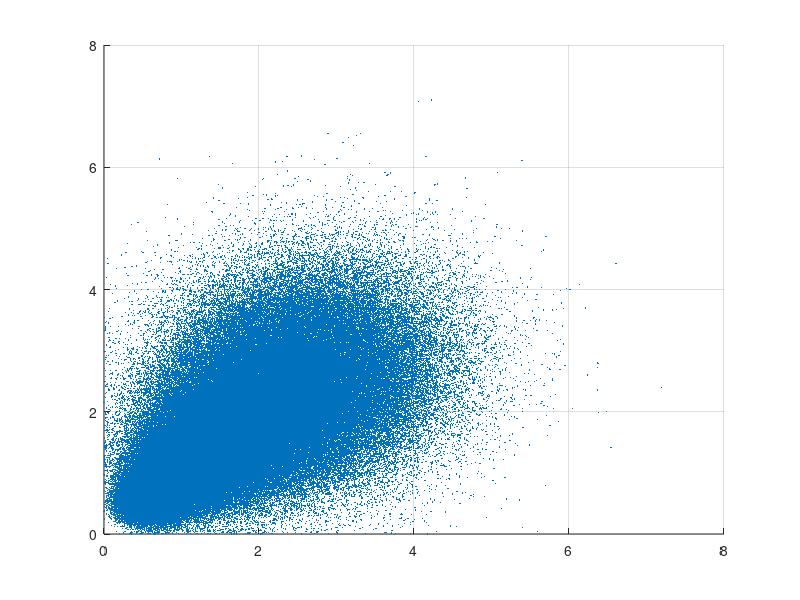
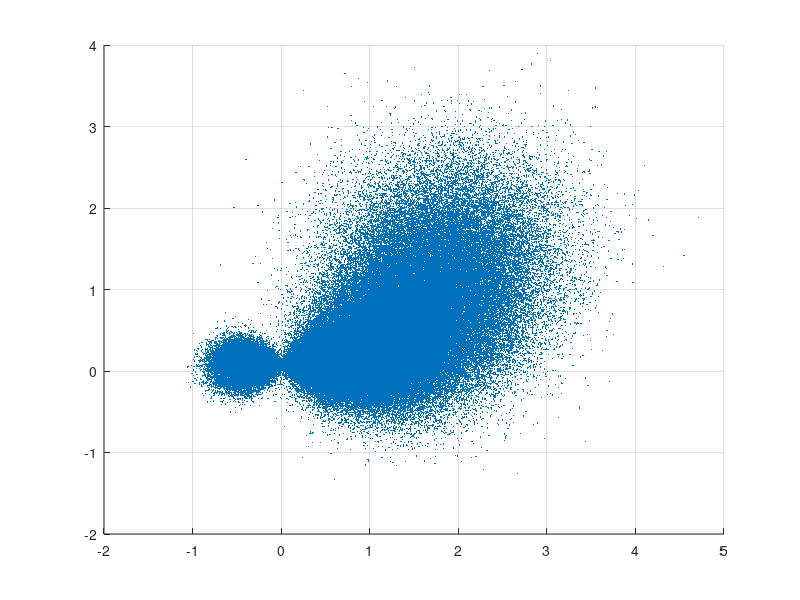

MATLAB code for these plots, in order:
clc;
clear

n = 10000

figure(1)
v = [0.5, 0.5]
for x = 0.5 : 0.1 : 3
   y = x
   g = randn(n,2)*sqrt(0.1*x*x) + [x y];
   g = abs(g)
   v = [v ; g];
  
    
end

scatter(v(:,1),v(:,2),10,'.')
grid on

figure(2)
m = [0.5, 0.5]

for x = -0.5 : 0.1 : 2
   y = x*x*x*x*x + x*x*x*x + x*x*x + x*x +x +3
   y = y/40
   g = randn(n,2)*sqrt(0.1*x*x) + [x y];
   
   m = [m ; g];
  
    
end

scatter(m(:,1),m(:,2),10,'.')
grid on;

data = [m,v]

dlmwrite('260001_GPDF.txt',data,'\t');



